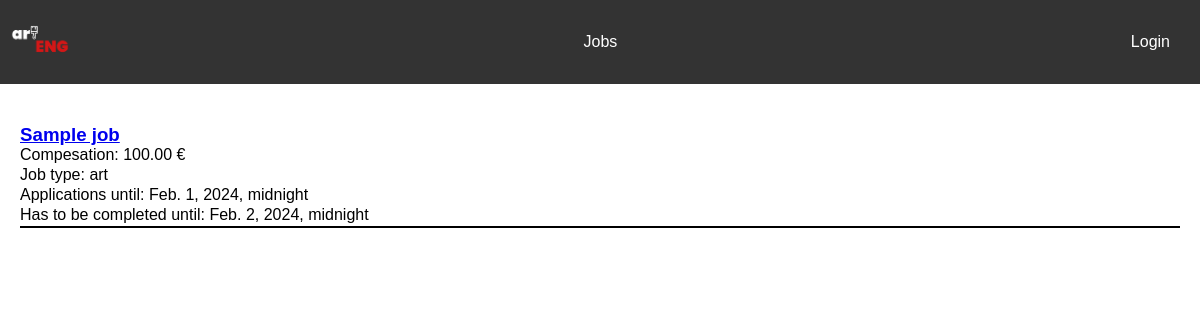
The page /jobs/ on the database as committed earlier.
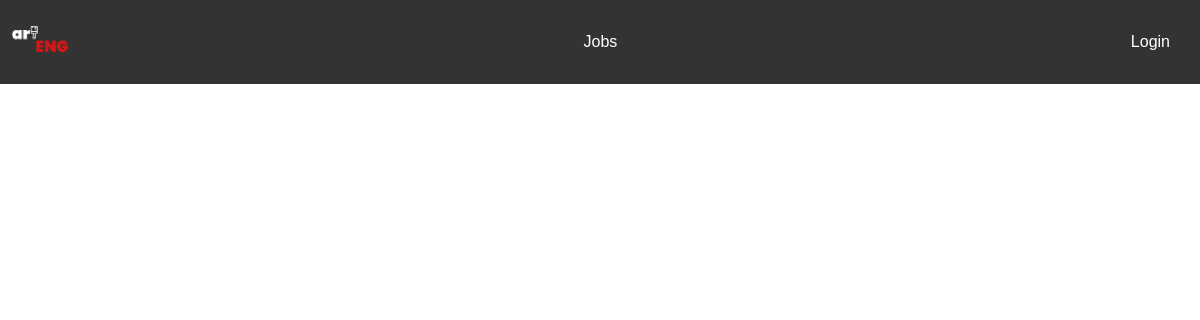
The same page on the database as committed later.
### jobs/models.py (models this page shows, shortened)
class Job(models.Model):
    job_id = models.AutoField(primary_key=True)
    name = models.CharField(max_length=255)
    description = models.TextField()
    JOB_TYPES = [
        ('engineering', 'Engineering Job'),
        ('art', 'Art Job'),
    ]
    job_type = models.CharField(max_length=20, choices=JOB_TYPES)
    poster = models.ForeignKey(Student, on_delete=models.CASCADE, related_name='posted_jobs')
    assign_deadline = models.DateTimeField()
    completion_deadline = models.DateTimeField()
    assigned_to = models.ForeignKey(Student, on_delete=models.SET_NULL, null=True, blank=True, related_name='assigned_jobs')
    compensation = models.DecimalField(max_digits=10, decimal_places=2)
    is_completed = models.BooleanField(default=False)
    finished_link = models.TextField(default="")
    was_disputed = models.BooleanField(default=False)

### jobs/views.py (the view)
# urls.py: path('', include(("jobs.urls", 'jobs'), namespace='jobs')),
def jobs(request):
    avalible_jobs = Job.objects.filter(assigned_to__isnull=True)[:5]
    context = {
        'jobs': avalible_jobs,
        'student': request.user
    }
    return render(request, 'jobs.html', context)

### jobs/templates/jobs.html
{% extends "base.html" %}
{% block content %}
{% for job in jobs %}
    <div class="job_listing">
        <h3><a href="{% url 'jobs:job_detail' job.job_id %}">{{job.name}}</a></h3>
        <p>Compesation: {{job.compensation}} €</p>
        <p>Job type: {{job.job_type}}</p>
        <p>Applications until: {{job.assign_deadline}}</p>
        <p>Has to be completed until: {{job.completion_deadline}}</p>
    </div>
{% endfor %}
{% endblock %}

Rows that differ between the two databases and show on the page:
no longer on this page (row edited): Job: name "Sample job", compensation "100.00", job_type "art", assign_deadline "Feb. 1, 2024, midnight", completion_deadline "Feb. 2, 2024, midnight"
